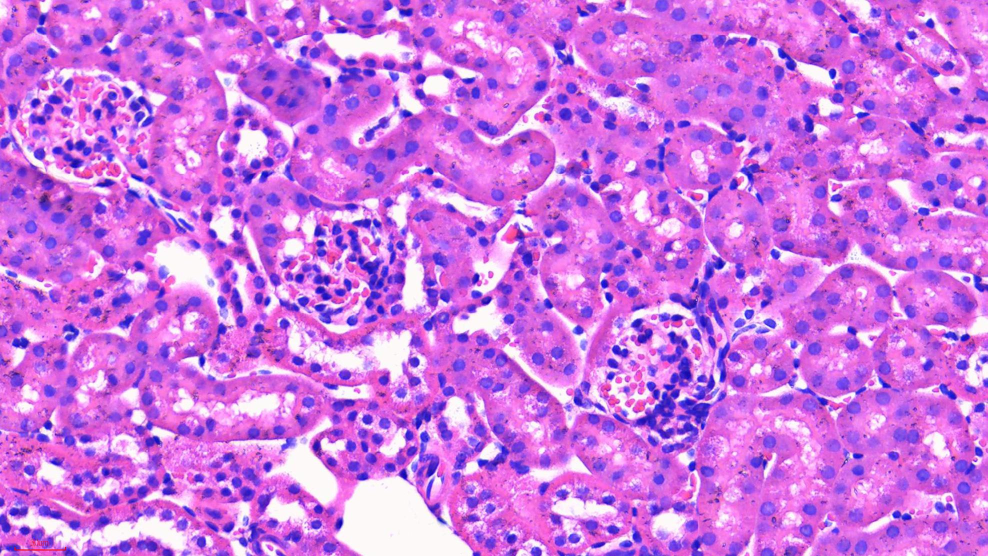
#> input picture 100_Research/02_Active/DN_GaExo/01_Raw_Data/04_Pathology_Images/20251126_sham-2_he_3.jpg, 1975 x 1112 px, given in place of 001.jpg, which was not available (shown at 1/2 size)
$ python analyze_inbox_mt.py
#> lines starting #> are read from the running program, lines starting #| are printed output that depends on the picture; after the words box and inside, x2 and y2 are one past the last pixel; in counts of white or black regions, pixels touching at a corner belong together; pictures that were not available may be replaced by others from this repository, and a replacement may not be noted
import os
import numpy as np
import pandas as pd
from PIL import Image
import json

# Mapping generated previously
mapping = {
  "001.jpg": "HS2W", "002.jpg": "HS2W", "003.jpg": "HS2W", "004.jpg": "HS2W", "005.jpg": "HS2W",
  "006.jpg": "HS2W", "007.jpg": "HS2W", "008.jpg": "HS2W", "009.jpg": "HS2W", "010.jpg": "HS2W",
  "011.jpg": "HS2W", "012.jpg": "HS2W", "013.jpg": "HS2W", "014.jpg": "HS2W", "015.jpg": "HS2W",
  "016.jpg": "HS2W", "017.jpg": "HS2W", "018.jpg": "HS2W", "019.jpg": "HS2W", "020.jpg": "HS2W",
  "021.jpg": "HS2W", "022.jpg": "HS2W", "023.jpg": "HS2W", "024.jpg": "Sham", "025.jpg": "Sham",
  "026.jpg": "Sham", "027.jpg": "Sham", "028.jpg": "Sham", "029.jpg": "Sham", "030.jpg": "Sham",
  "031.jpg": "Sham", "032.jpg": "Sham", "033.jpg": "Sham", "034.jpg": "Sham", "035.jpg": "Sham",
  "036.jpg": "Sham", "037.jpg": "Sham", "038.jpg": "Sham", "039.jpg": "Sham", "040.jpg": "Sham",
  "041.jpg": "Sham", "042.jpg": "HS6W", "043.jpg": "HS6W", "044.jpg": "HS6W", "045.jpg": "HS6W",
  "046.jpg": "HS6W", "047.jpg": "HS6W", "048.jpg": "HS6W", "049.jpg": "HS6W", "050.jpg": "HS6W",
  "051.jpg": "HS6W", "052.jpg": "HS6W", "053.jpg": "HS6W", "054.jpg": "HS6W", "055.jpg": "HS6W",
  "056.jpg": "HS6W", "057.jpg": "HS6W", "058.jpg": "HS6W", "059.jpg": "HS6W", "060.jpg": "HS6W",
  "061.jpg": "HS6W", "062.jpg": "HS6W", "063.jpg": "HS6W", "064.jpg": "HS6W", "065.jpg": "HS6W",
  "066.jpg": "HS6W", "067.jpg": "HS6W", "068.jpg": "HS6W", "069.jpg": "HS6W", "070.jpg": "HS6W",
  "071.jpg": "HS6W", "072.jpg": "HS6W", "073.jpg": "HS6W", "074.jpg": "HS6W", "075.jpg": "HS6W",
  "076.jpg": "HS6W", "077.jpg": "HS6W", "078.jpg": "HFD10W", "079.jpg": "HFD10W", "080.jpg": "HFD10W",
  "081.jpg": "HFD10W", "082.jpg": "HFD10W", "083.jpg": "HFD10W", "084.jpg": "HFD10W", "085.jpg": "HFD10W",
  "086.jpg": "HFD10W", "087.jpg": "HFD10W", "088.jpg": "HFD10W", "089.jpg": "HFD10W", "090.jpg": "HFD10W",
  "091.jpg": "HFD10W", "092.jpg": "HFD10W", "093.jpg": "HFD10W", "094.jpg": "HFD10W", "095.jpg": "HFD10W",
  "096.jpg": "HFD10W", "097.jpg": "HFD10W", "098.jpg": "HFD10W", "099.jpg": "HFD10W", "100.jpg": "HFD10W",
  "101.jpg": "HFD10W", "102.jpg": "HFD10W", "103.jpg": "HFD10W", "104.jpg": "HFD10W", "105.jpg": "HFD10W",
  "106.jpg": "HFD10W", "107.jpg": "HFD10W", "108.jpg": "HFD10W", "109.jpg": "HFD10W", "110.jpg": "HFD10W",
  "111.jpg": "HFD10W", "112.jpg": "HFD10W", "113.jpg": "HFD10W", "114.jpg": "HS10W", "115.jpg": "HS10W",
  "116.jpg": "HS10W", "117.jpg": "HS10W", "118.jpg": "HS10W", "119.jpg": "HS10W", "120.jpg": "HS10W",
  "121.jpg": "HS10W", "122.jpg": "HS10W", "123.jpg": "HS10W", "124.jpg": "HS10W", "125.jpg": "HS10W",
  "126.jpg": "HS10W", "127.jpg": "HS10W", "128.jpg": "HS10W", "129.jpg": "HS10W", "130.jpg": "HS10W",
  "131.jpg": "HS10W", "132.jpg": "HS10W", "133.jpg": "HS10W", "134.jpg": "HS10W", "135.jpg": "HS10W",
  "136.jpg": "HS10W", "137.jpg": "HS10W", "138.jpg": "HS10W", "139.jpg": "HS10W", "140.jpg": "HS10W",
  "141.jpg": "HS10W", "142.jpg": "HS10W", "143.jpg": "HS10W", "144.jpg": "HS10W", "145.jpg": "HS10W",
  "146.jpg": "HS10W", "147.jpg": "HS10W", "148.jpg": "HS10W", "149.jpg": "HS10W", "150.jpg": "Sham10W",
  "151.jpg": "Sham10W", "152.jpg": "Sham10W", "153.jpg": "Sham10W", "154.jpg": "Sham10W", "155.jpg": "Sham10W",
  "156.jpg": "Sham10W", "157.jpg": "Sham10W", "158.jpg": "Sham10W", "159.jpg": "Sham10W", "160.jpg": "Sham10W",
  "161.jpg": "Sham10W", "162.jpg": "Sham10W", "163.jpg": "Sham10W", "164.jpg": "Sham10W", "165.jpg": "Sham10W",
  "166.jpg": "Sham10W", "167.jpg": "Sham10W", "168.jpg": "GAE9", "169.jpg": "GAE9", "170.jpg": "GAE9",
  "171.jpg": "GAE9", "172.jpg": "GAE9", "173.jpg": "GAE9", "174.jpg": "GAE9", "175.jpg": "GAE9",
  "176.jpg": "GAE9", "177.jpg": "GAE9", "178.jpg": "GAE9", "179.jpg": "GAE9", "180.jpg": "GAE9",
  "181.jpg": "GAE9", "182.jpg": "GAE9", "183.jpg": "GAE9", "184.jpg": "GAE9", "185.jpg": "GAE9",
  "186.jpg": "GAE9", "187.jpg": "GAE9", "188.jpg": "GAE9", "189.jpg": "GAE9", "190.jpg": "GAE9",
  "191.jpg": "GAE9", "192.jpg": "GAE9", "193.jpg": "GAE9", "194.jpg": "GAE9", "195.jpg": "GAE9",
  "196.jpg": "GAE9", "197.jpg": "GAE9", "198.jpg": "GAE10", "199.jpg": "GAE10", "200.jpg": "GAE10",
  "201.jpg": "GAE10", "202.jpg": "GAE10", "203.jpg": "GAE10", "204.jpg": "GAE10", "205.jpg": "GAE10",
  "206.jpg": "GAE10", "207.jpg": "GAE10", "208.jpg": "GAE10", "209.jpg": "GAE10", "210.jpg": "GAE10",
  "211.jpg": "GAE10", "212.jpg": "GAE10", "213.jpg": "GAE10", "214.jpg": "GAE10", "215.jpg": "GAE10",
  "216.jpg": "GAE10", "217.jpg": "GAE10", "218.jpg": "GAE10", "219.jpg": "GAE10", "220.jpg": "GAE10",
  "221.jpg": "GAE10", "222.jpg": "GAE10", "223.jpg": "GAE10", "224.jpg": "GAE10", "225.jpg": "GAE10",
  "226.jpg": "GAE10", "227.jpg": "GAE10", "228.jpg": "SS10W", "229.jpg": "SS10W", "230.jpg": "SS10W",
  "231.jpg": "SS10W", "232.jpg": "SS10W", "233.jpg": "SS10W", "234.jpg": "SS10W", "235.jpg": "SS10W",
  "236.jpg": "SS10W", "237.jpg": "SS10W", "238.jpg": "SS10W", "239.jpg": "SS10W", "240.jpg": "SS10W",
  "241.jpg": "SS10W", "242.jpg": "SS10W", "243.jpg": "SS10W", "244.jpg": "SS10W", "245.jpg": "SS10W",
  "246.jpg": "SS10W", "247.jpg": "SS10W", "248.jpg": "SS10W", "249.jpg": "SS10W", "250.jpg": "SS10W",
  "251.jpg": "SS10W", "252.jpg": "SS10W", "253.jpg": "SS10W", "254.jpg": "SS10W", "255.jpg": "SS10W",
  "256.jpg": "SS10W", "257.jpg": "SS10W", "258.jpg": "SS10W", "259.jpg": "SS10W", "260.jpg": "SS10W",
  "261.jpg": "SS10W", "262.jpg": "SS10W", "263.jpg": "SS10W", "264.jpg": "HS2W", "265.jpg": "HS2W",
  "266.jpg": "HS2W", "267.jpg": "HS2W", "268.jpg": "HS2W", "269.jpg": "HS2W", "270.jpg": "HS2W"
}

def detect_scale_px(img_path):
#> called with img_path = '_inbox/DN_GaExo/MT/001.jpg'
    img = Image.open(img_path).convert('L')
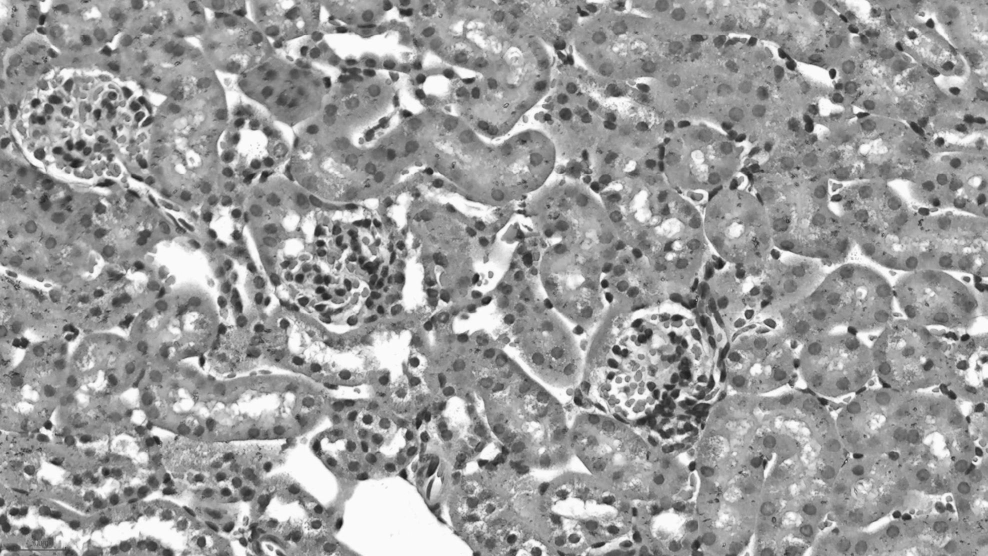
#> img: PIL image 1975x1112 L (shown at 1/2 size); min 21, max 255, mean 155.6
    arr = np.array(img)
    h, w = arr.shape
#> h = 1112; w = 1975
    # User said bottom-left. Focus on bottom 20%, left 30%
    roi = arr[int(h*0.8):, :int(w*0.3)]
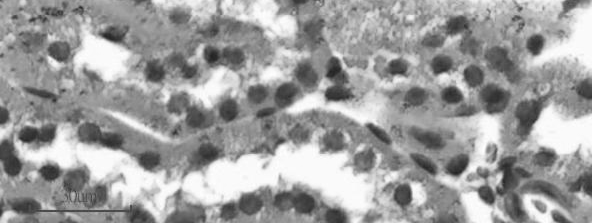
#> roi: shape (223, 592); min 33, max 255, mean 158.2

    # Scale bar in MT is often dark or red. Let's look for dark horizontal lines.
    best_w = 0
    is_dark = roi < 50
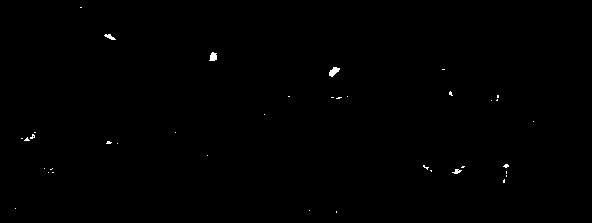
#> is_dark: shape (223, 592) bool; 0.25% white; 38 white regions (34 under 20 px), largest, box (x1, y1, x2, y2) and area: (329, 67, 340, 77) 65, (209, 52, 217, 61) 54, (104, 34, 116, 40) 37, (452, 169, 462, 174) 28
    for row in is_dark:
        count = 0
        for val in row:
            if val: count += 1
            else:
                if count > best_w: best_w = count
                count = 0
        if count > best_w: best_w = count
#> after the loop, best_w = 9

    # Also check if it's white (sometimes it's a white bar on dark background)
    is_white = roi > 200
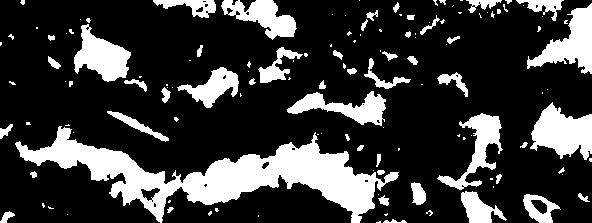
#> is_white: shape (223, 592) bool; 22.9% white; 133 white regions (81 under 20 px), largest, box (x1, y1, x2, y2) and area: (15, 126, 399, 223) 12011, (530, 102, 592, 160) 2234, (527, 3, 592, 74) 2008
    best_white = 0
    for row in is_white:
        count = 0
        for val in row:
            if val: count += 1
            else:
                if count > best_white: best_white = count
                count = 0
        if count > best_white: best_white = count
#> after the loop, best_white = 149

    return max(best_w, best_white)

def process_mt(img_path, scale_px_per_um):
    img = np.array(Image.open(img_path).convert('RGB')).astype(np.float32)
    r, g, b = img[:,:,0], img[:,:,1], img[:,:,2]

    # Blue signal: B - R
    blue_signal = b - r

    # Tissue mask: non-white
    brightness = (r + g + b) / 3.0
    tissue_mask = brightness < 235

    # Threshold for collagen (adjust based on manual check if needed)
    collagen_mask = (blue_signal > 35) & tissue_mask

    collagen_px = np.sum(collagen_mask)
    tissue_px = np.sum(tissue_mask)

    cvf = (collagen_px / tissue_px) * 100 if tissue_px > 0 else 0

    # um2 conversion
    px_to_um2 = (1.0 / scale_px_per_um)**2 if scale_px_per_um > 0 else 1.0
    collagen_um2 = collagen_px * px_to_um2
    tissue_um2 = tissue_px * px_to_um2

    return tissue_um2, collagen_um2, cvf

# MAIN
inbox_dir = r"_inbox/DN_GaExo/MT"
results = []

# Detect scale on a few samples to be sure
scales = []
for i in range(1, 11):
    f = f"{i:03d}.jpg"
    scales.append(detect_scale_px(os.path.join(inbox_dir, f)))
#> pass 2 of the loop `for i in range(1, 11):`:
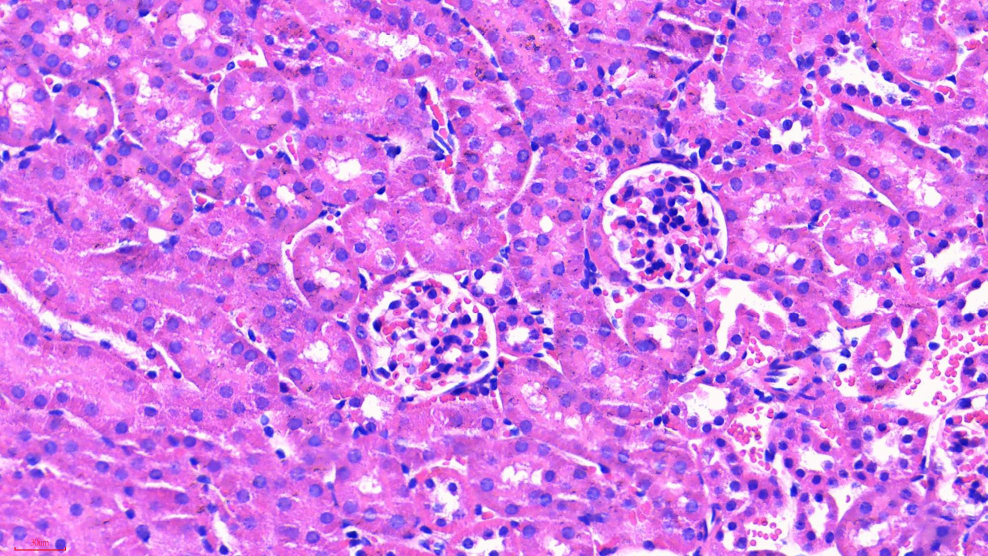
#> input picture 100_Research/02_Active/DN_GaExo/01_Raw_Data/04_Pathology_Images/20251126_sham-3_he_6.jpg, 1975 x 1112 px, given in place of 002.jpg, which was not available (shown at 1/2 size)
#> in detect_scale_px (call 2), `is_dark = roi < 50`:
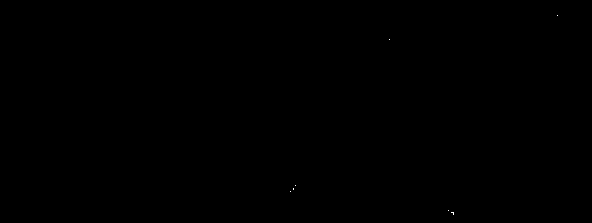
#> is_dark: shape (223, 592) bool; 0.01% white in thin lines or dots, all inside (x1, y1, x2, y2) = (290, 15, 558, 215)
#> after the loop in detect_scale_px (call 2), `for row in is_dark:`: best_w = 3
#> in detect_scale_px (call 2), `is_white = roi > 200`:
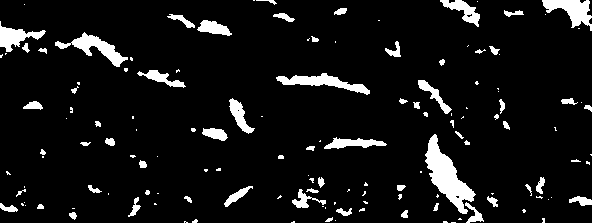
#> is_white: shape (223, 592) bool; 7.8% white; 141 white regions (78 under 20 px), largest, box (x1, y1, x2, y2) and area: (425, 134, 476, 214) 1582, (55, 32, 128, 67) 777, (276, 73, 370, 95) 765
#> after the loop in detect_scale_px (call 2), `for row in is_white:`: best_white = 66
#> (the run stopped early here; a loop or call above may not have finished)
